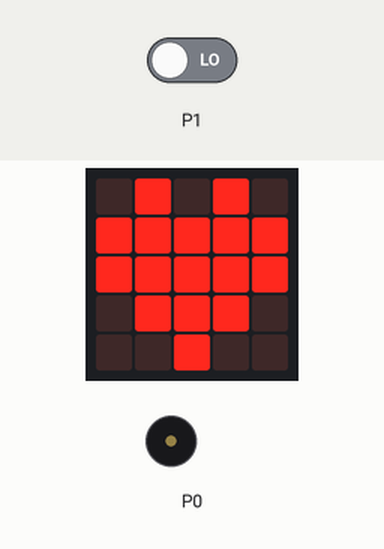
The program below on a simulated BBC micro:bit (MakeCode). Parts: the board's 5×5 LED display, buzzer (waves = sounding). The test bench sets the inputs (shaded band); at power-on: P1 LOW.

Above: at 8.1 s.
At 11.3 s:
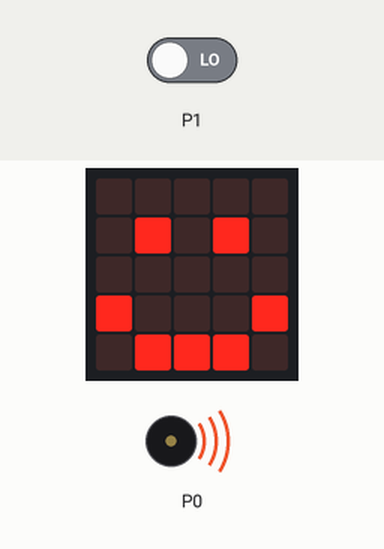
11.4 s: P1 driven HIGH
At 20.4 s:
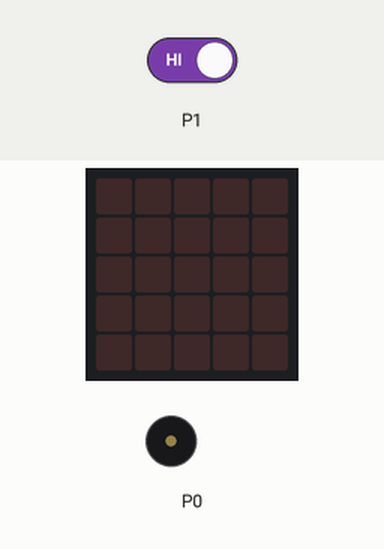
20.8 s: P1 driven LOW
At 29.7 s:
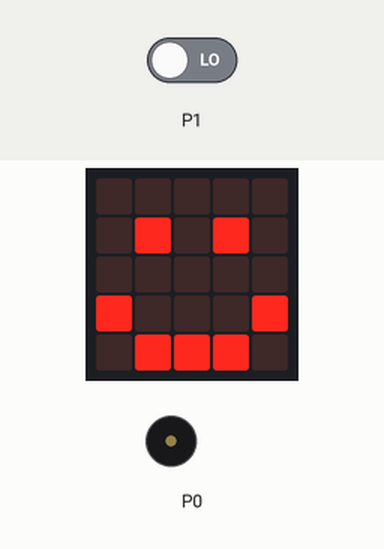
Timing chart, 0 to 33.6 s (numbered marks = the images above; inputs shaded):
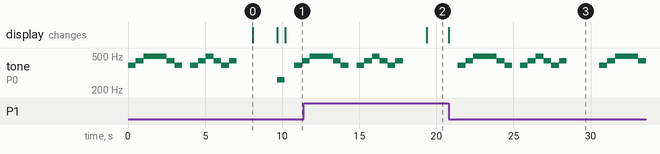

Measured:
- after the input at 11.4 s, tone on P0: goes on until 17.9 s, then stays silent; the display: changes after 8.0 s (image 2)
- after the input at 20.8 s, tone on P0: plays 392 Hz for 0.51 s, 440 Hz for 0.51 s, 494 Hz for 1.5 s, 440 Hz for 0.51 s, 392 Hz for 0.50 s, 392 Hz for 0.51 s … (15 notes in this stretch), starting after 0.60 s; the display: changes at once (image 3)
- by itself, tone on P0: plays 392 Hz for 0.51 s, 440 Hz for 0.51 s, 494 Hz for 1.5 s, 440 Hz for 0.51 s, 392 Hz for 0.50 s, 392 Hz for 0.51 s … (14 notes in this stretch)
- what the display in image 0 shows lasts 1.6 s, from 8.1 s to 9.7 s

The program:

main.ts
```typescript
function music2 () {
    music.play(music.stringPlayable("G A B B B A G - ", 120), music.PlaybackMode.UntilDone)
    music.play(music.stringPlayable("G A B A G A - - ", 120), music.PlaybackMode.UntilDone)
}
music2()
basic.showIcon(IconNames.Heart)
basic.pause(1000)
basic.clearScreen()
music.play(music.tonePlayable(262, music.beat(BeatFraction.Whole)), music.PlaybackMode.UntilDone)
let dummy = 0
basic.forever(function () {
    while (dummy == 0) {
        if (pins.digitalReadPin(DigitalPin.P1) == 0) {
            basic.showIcon(IconNames.Happy)
            music2()
            basic.pause(500)
            basic.clearScreen()
        }
    }
})
```

test.ts
```typescript
// テストはここに来ます。このパッケージが拡張機能として使用されるときにはコンパイルされません。
```
